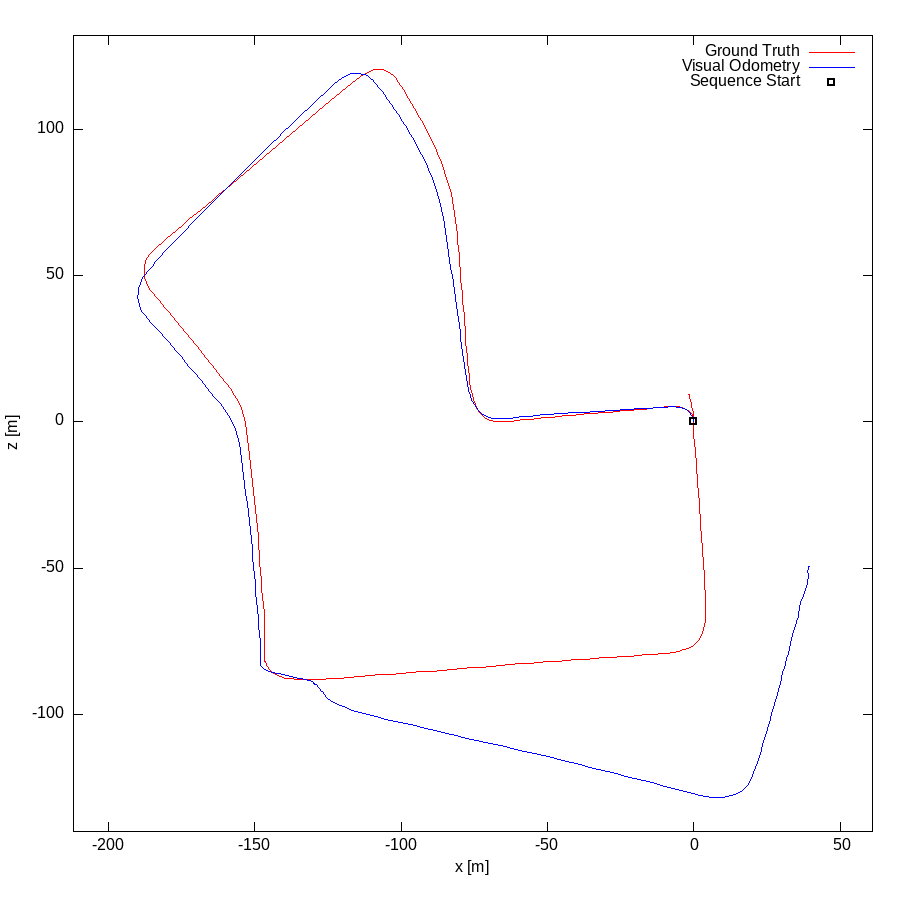

gnuplot code for this plot:
set term postscript eps enhanced color
set output "07.eps"
set size ratio -1
set xrange [-212:61]
set yrange [-140:132]
set xlabel "x [m]"
set ylabel "z [m]"
plot "07.txt" using 1:2 lc rgb "#FF0000" title 'Ground Truth' w lines,"07.txt" using 3:4 lc rgb "#0000FF" title 'Visual Odometry' w lines,"< head -1 07.txt" using 1:2 lc rgb "#000000" pt 4 ps 1 lw 2 title 'Sequence Start' w points
